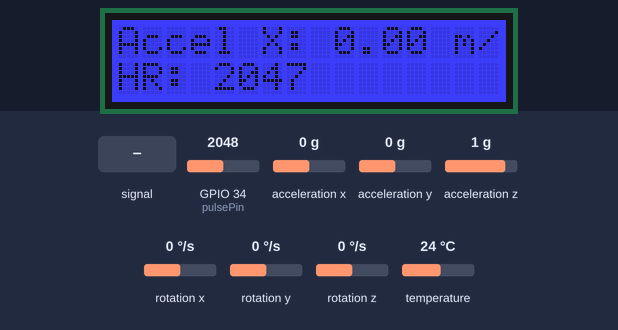
The sketch below on a simulated ESP32. On the bench: 16×2 character LCD. The inputs (shaded band) are chosen by the test bench; at power-on: GPIO 34 (pulsePin) = 2048, acceleration x 0 g, acceleration y 0 g, acceleration z 1 g, rotation x 0 °/s, rotation y 0 °/s, rotation z 0 °/s, temperature 24 °C. What the sketch prints to the serial monitor is not drawn.

Above: at 4.4 s.
4.5 s: GPIO 34 (pulsePin) fed a 200 Hz sine of ±327 counts around its level
At 5.2 s:
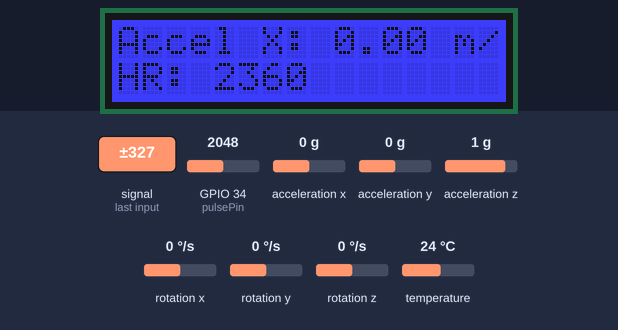
6.8 s: GPIO 34 (pulsePin) set to 2866
At 8.1 s:
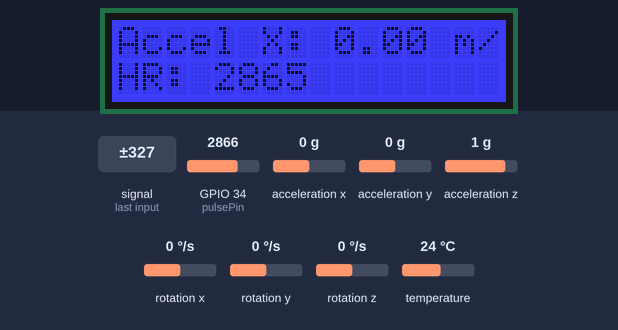
8.4 s: acceleration x set to -1.4 g
At 9.4 s:
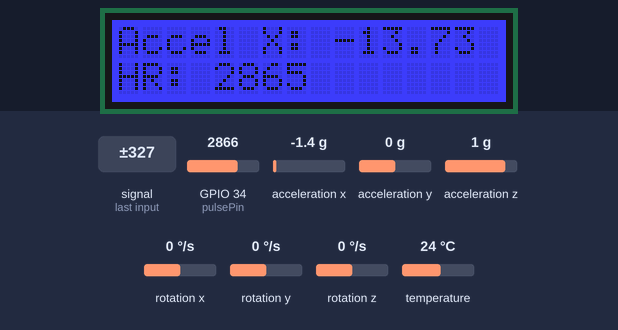
10.0 s: GPIO 34 (pulsePin) fed a 1000 Hz sine of ±1023 counts around its level
At 10.6 s:
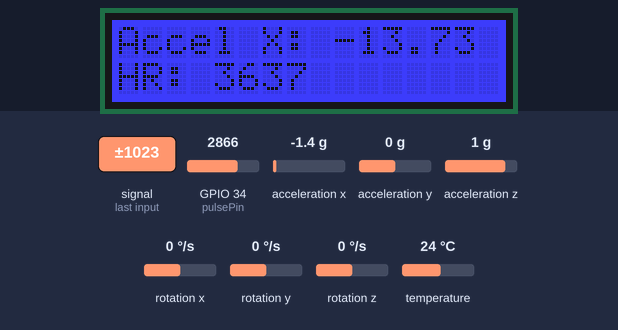
12.2 s: acceleration y set to -1.4 g
At 13.2 s:
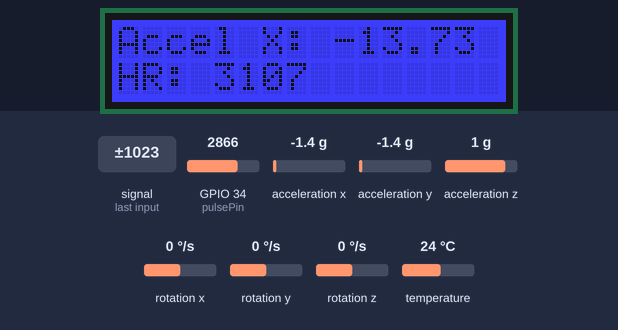
14.9 s: acceleration z set to -1.4 g
At 15.9 s:
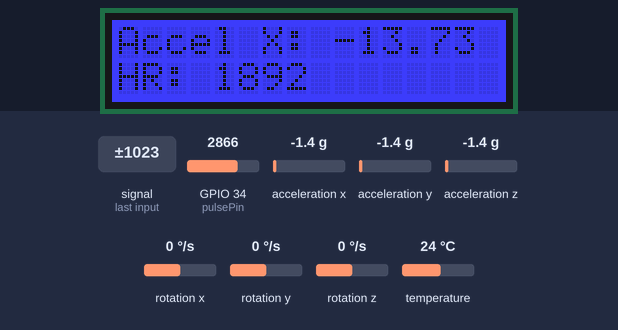
Timing chart, 0 to 17.9 s (numbered marks = the images above; inputs shaded):
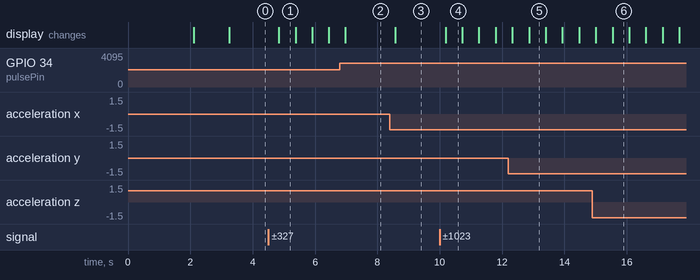

The sketch:

MPU6050_HR_Monitor.ino
```cpp
#include <rgb_lcd.h>
#include <Wire.h>
#include <Adafruit_MPU6050.h>
#include <Adafruit_Sensor.h>

rgb_lcd lcd;  // Initialize LCD
Adafruit_MPU6050 mpu;  // Initialize MPU6050

#define pulsePin 34  // Pin for the heart rate sensor

void setup() {
  // Initialize Serial Monitor
  Serial.begin(115200);

  // Initialize I2C bus
  Wire.begin();

  // Initialize LCD
  lcd.begin(16, 2);  // 16x2 LCD screen
  lcd.setRGB(0, 0, 255);  // Set background color (blue)
  lcd.clear();  // Clear LCD

  // Display test message on LCD
  lcd.setCursor(0, 0);
  lcd.print("MPU6050 Test");
  lcd.setCursor(0, 1);
  lcd.print("Initializing...");

  delay(2000);  // Wait for 2 seconds

  // Initialize MPU6050
  if (!mpu.begin()) {
    Serial.println("MPU6050 not detected");
    lcd.clear();
    lcd.setCursor(0, 0);
    lcd.print("MPU6050 Fail");
    while (1);  // Stop execution if MPU6050 is not found
  }

  // MPU6050 initialized
  Serial.println("MPU6050 Found!");
  lcd.clear();
  lcd.setCursor(0, 0);
  lcd.print("MPU6050 Found!");
  delay(1000);  // Wait for 1 second before moving on

  // Set sensor configurations
  mpu.setAccelerometerRange(MPU6050_RANGE_8_G);
  mpu.setGyroRange(MPU6050_RANGE_500_DEG);
  mpu.setFilterBandwidth(MPU6050_BAND_21_HZ);

  delay(100);  // Wait for setup to finish
}

void loop() {
  // Get sensor readings from MPU6050
  sensors_event_t a, g, temp;
  mpu.getEvent(&a, &g, &temp);

  // Read pulse sensor value
  int pulseValue = analogRead(pulsePin);

  // Convert pulseValue to voltage
  float voltage = pulseValue * (5.0 / 1023.0);

  // Calculate heartRate from voltage (adjust this formula as needed)
  int heartRate = (voltage / 3.3) * 675;

  // Display data on LCD
  lcd.clear();

  // Display Acceleration X on first line
  lcd.setCursor(0, 0);
  lcd.print("Accel X: ");
  lcd.print(a.acceleration.x, 2);  // Print Acceleration X with 2 decimal places
  lcd.print(" m/s^2");

  // Display Heart Rate on second line
  lcd.setCursor(0, 1);
  lcd.print("HR: ");
  lcd.print(heartRate);  // Display the heart rate

  // Print Acceleration, Rotation, and Heart Rate data to Serial Monitor
  Serial.print("Accel X: ");
  Serial.print(a.acceleration.x);
  Serial.print(" Y: ");
  Serial.print(a.acceleration.y);
  Serial.print(" Z: ");
  Serial.print(a.acceleration.z);
  Serial.println(" m/s^2");

  Serial.print("Rot X: ");
  Serial.print(g.gyro.x);
  Serial.print(" Y: ");
  Serial.print(g.gyro.y);
  Serial.print(" Z: ");
  Serial.print(g.gyro.z);
  Serial.println(" rad/s");

  Serial.print("Heart Rate: ");
  Serial.println(heartRate);

  delay(500);  // Wait for 0.5 seconds before updating the display
}
```

Measured:
- after the input at 4.5 s, the display: changes after 0.34 s (image 1)
- after the input at 8.4 s, the display: changes after 0.18 s (image 3)
- after the input at 10.0 s, the display: changes after 0.19 s (image 4)
- what the display in image 1 shows lasts 0.6 s, from 4.8 s to 5.4 s
